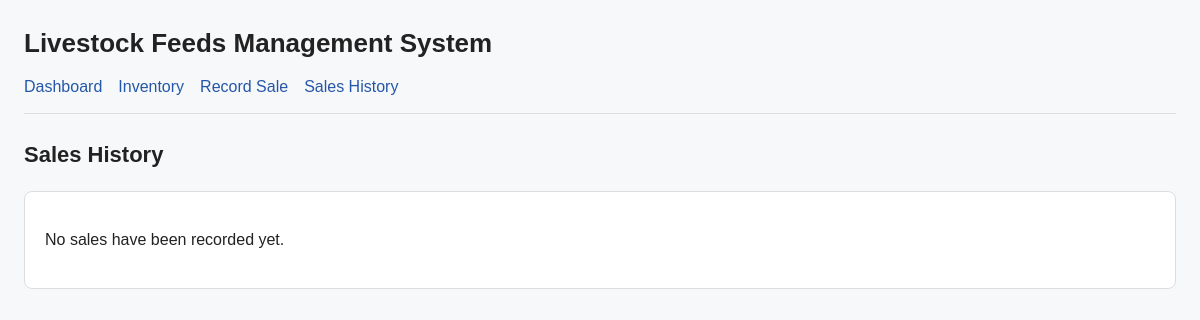
The app's page /sales/history, older data.
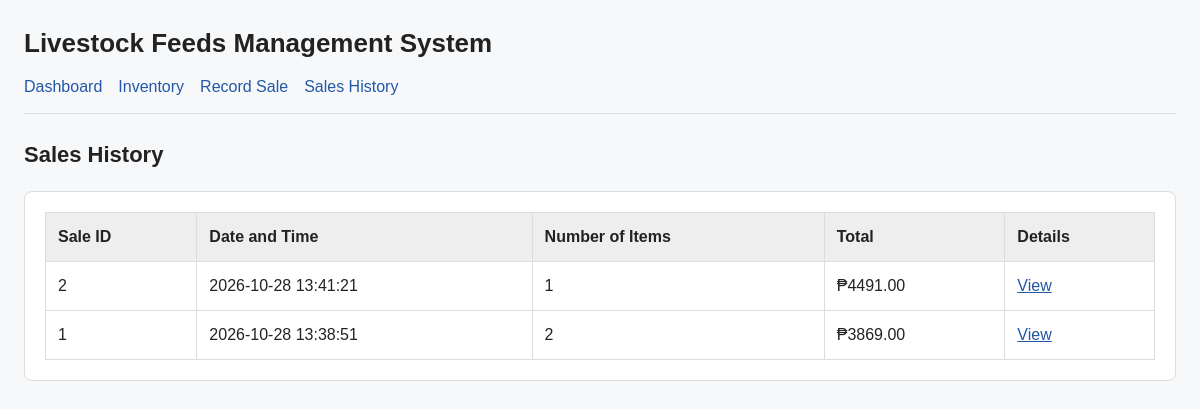
The same page, newer data.
### models.py (models this page shows)
class Sale(db.Model):
    __tablename__ = "sales"
    id = db.Column(db.Integer, primary_key=True)
    total_amount = db.Column(db.Numeric(12, 2), nullable=False)
    timestamp = db.Column(
        db.DateTime(timezone=True),
        nullable=False,
        default=lambda: datetime.now(timezone.utc),
    )
    items = db.relationship(
        "SaleItem",
        backref="sale",
        cascade="all, delete-orphan",
        lazy=True,
    )

### app.py (the view)
@app.route("/sales/history")
def sales_history():
    all_sales = db.session.execute(
        select(Sale).order_by(Sale.timestamp.desc(), Sale.id.desc())
    ).scalars().all()
    return render_template("sales_history.html", sales=all_sales)

### templates/sales_history.html (shortened to what this page needs)
{% extends "base.html" %}
{% block content %}
    <h2 class="page-title">Sales History</h2>
    <section class="panel">
        {% if sales %}
            <div class="table-scroll">
                <table>
                    <thead>
                        <tr>
                            <th>Sale ID</th>
                            <th>Date and Time</th>
                            <th>Number of Items</th>
                            <th>Total</th>
                            <th>Details</th>
                        </tr>
                    </thead>
                    <tbody>
                        {% for sale in sales %}
                            <tr>
                                <td>{{ sale.id }}</td>
                                <td>
                                    {{ sale.timestamp.strftime("%Y-%m-%d %H:%M:%S") }}
                                </td>
                                <td>{{ sale.items|length }}</td>
                                <td>₱{{ "%.2f"|format(sale.total_amount) }}</td>
                                <td>
                                    <a href="{{ url_for(
                                        'sale_detail', sale_id=sale.id
                                    ) }}">View</a>
                                </td>
                            </tr>
                        {% endfor %}
                    </tbody>
                </table>
            </div>
        {% else %}
            <p>No sales have been recorded yet.</p>
        {% endif %}
    </section>
{% endblock %}

Row changes from the older to the newer data that the page shows:
added Sale: id "2", timestamp "2026-10-28 13:41:21", items|length "1", total_amount "4491.00"
added Sale: id "1", timestamp "2026-10-28 13:38:51", items|length "2", total_amount "3869.00"
Text that changed along with them:
text no longer shown: "No sales have been recorded yet."
text now shown: "Sale ID Date and Time Number of Items Total Details"
